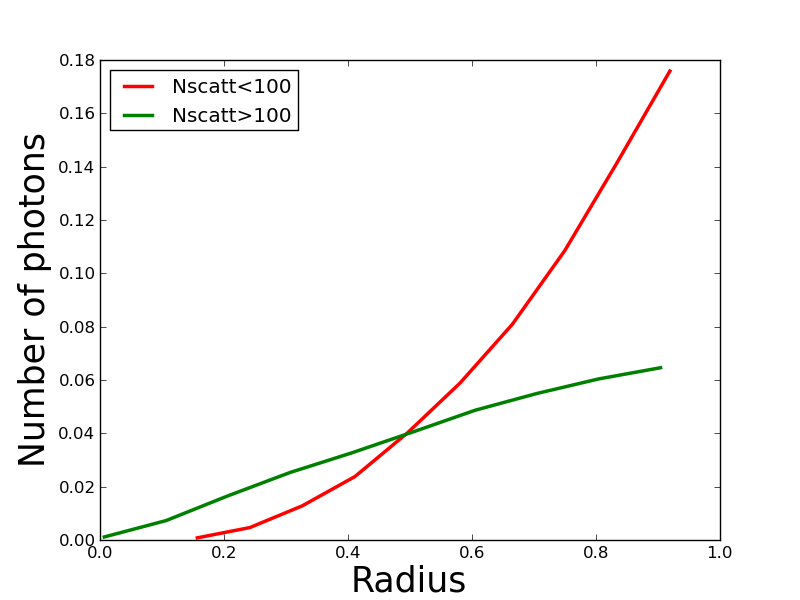

This figure's Python source:
import numpy as np
import matplotlib.pyplot as plt
from mpl_toolkits.mplot3d import Axes3D

data_in = np.loadtxt("../data/Homogeneous/V3005tHOM_in.ascii")
data_out = np.loadtxt("../data/Homogeneous/V3005tHOM_out.ascii")


nscatt = data_out[:,8]

x = data_in[:,0]
y = data_in[:,1]
z = data_in[:,2]

X = np.amax(x)
Y = np.amax(y)
Z = np.amax(z)

R = (X + Y + Z) /3.0

index_low = np.where(nscatt<100)
x_low = x[index_low]
y_low = y[index_low]
z_low = z[index_low]


index_high = np.where(nscatt>100)

x_high = x[index_high]
y_high = y[index_high]
z_high = z[index_high]

#print np.amax(x_high),np.amax(x_low)
#print len(x_high), len(x_low)
N =  float(len(nscatt))


r_low = np.sqrt(x_low**2 + y_low**2 + z_low**2)
r_high = np.sqrt(x_high**2 + y_high**2 + z_high**2)

hist_l, bin_edges_l = np.histogram(r_low)
hist_h, bin_edges_h = np.histogram(r_high)

plt.plot(bin_edges_l[:-1]/R, hist_l[:]/N, c = 'r', linewidth=2.5, label='Nscatt<100')
plt.plot(bin_edges_h[:-1]/R, hist_h[:]/N, c = 'g', linewidth=2.5, label=('Nscatt>100'))
plt.legend(loc='best')
plt.ylabel("Number of photons", fontsize=25)
plt.xlabel("Radius", fontsize=25)
plt.savefig("photosphere_test.png")
plt.show()

